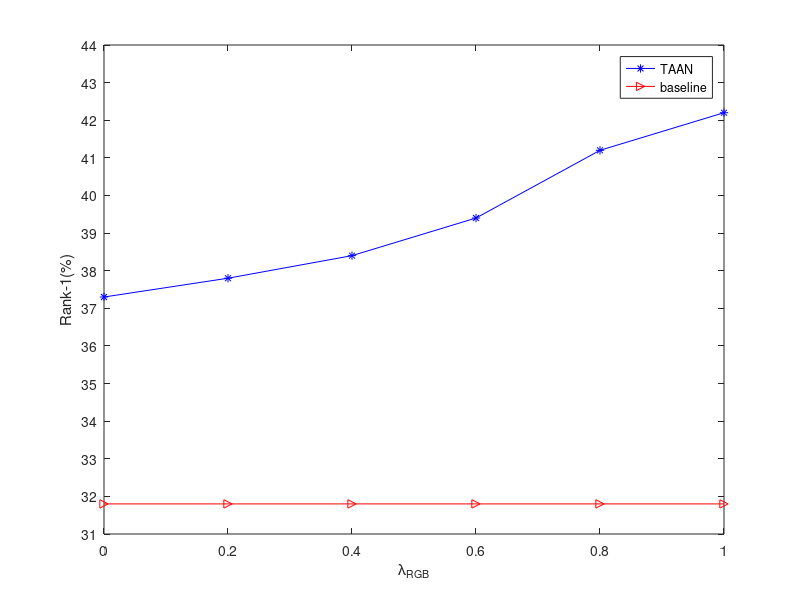

Here is the MATLAB script that generated this plot:
x=0:0.2:1;
r = [37.3, 37.8, 38.4, 39.4, 41.2, 42.2];
bl = [31.8, 31.8, 31.8, 31.8, 31.8, 31.8];
plot(x,r,'-*b',x,bl,'->r');
axis([0,1,31,44])
set(gca, 'xtick', [0:0.2:1]);
set(gca, 'ytick', [31:1.0:44]);

legend('TAAN','baseline')
xlabel('\lambda_{RGB}')
ylabel('Rank-1(%)')